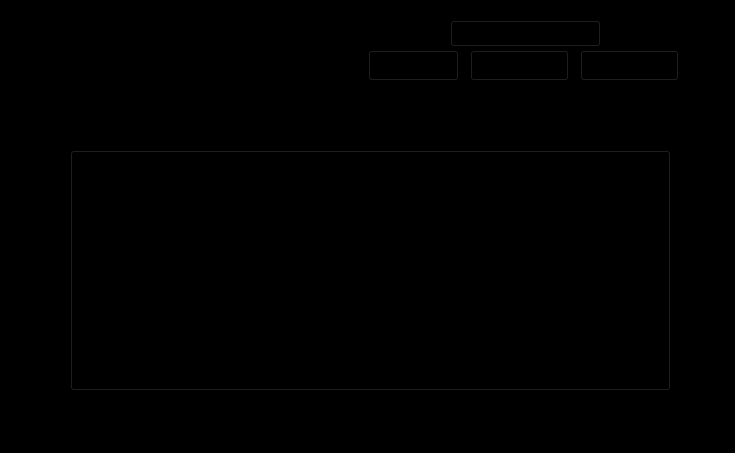
<?xml version="1.0" encoding="UTF-8"?>
<ui version="4.0">
 <class>MainWindow</class>
 <widget class="QMainWindow" name="MainWindow">
  <property name="geometry">
   <rect>
    <x>0</x>
    <y>0</y>
    <width>735</width>
    <height>453</height>
   </rect>
  </property>
  <property name="windowTitle">
   <string>MainWindow</string>
  </property>
  <property name="autoFillBackground">
   <bool>false</bool>
  </property>
  <property name="styleSheet">
   <string notr="true">background-color:black</string>
  </property>
  <widget class="QWidget" name="centralWidget">
   <widget class="QLabel" name="bnet_label">
    <property name="geometry">
     <rect>
      <x>50</x>
      <y>20</y>
      <width>271</width>
      <height>71</height>
     </rect>
    </property>
    <property name="text">
     <string/>
    </property>
    <property name="pixmap">
     <pixmap resource="Resources.qrc">:/image2.jpg</pixmap>
    </property>
    <property name="scaledContents">
     <bool>true</bool>
    </property>
   </widget>
   <widget class="QPushButton" name="shop_button">
    <property name="enabled">
     <bool>true</bool>
    </property>
    <property name="geometry">
     <rect>
      <x>368</x>
      <y>50</y>
      <width>91</width>
      <height>31</height>
     </rect>
    </property>
    <property name="text">
     <string>Shop</string>
    </property>
   </widget>
   <widget class="QPushButton" name="account_button">
    <property name="enabled">
     <bool>true</bool>
    </property>
    <property name="geometry">
     <rect>
      <x>470</x>
      <y>50</y>
      <width>99</width>
      <height>31</height>
     </rect>
    </property>
    <property name="text">
     <string>Account</string>
    </property>
   </widget>
   <widget class="QPushButton" name="explore_button">
    <property name="enabled">
     <bool>true</bool>
    </property>
    <property name="geometry">
     <rect>
      <x>580</x>
      <y>50</y>
      <width>99</width>
      <height>31</height>
     </rect>
    </property>
    <property name="text">
     <string>Explore</string>
    </property>
   </widget>
   <widget class="QPushButton" name="new_button">
    <property name="geometry">
     <rect>
      <x>450</x>
      <y>20</y>
      <width>151</width>
      <height>27</height>
     </rect>
    </property>
    <property name="text">
     <string>Sign Up</string>
    </property>
   </widget>
   <widget class="QPushButton" name="pushButton">
    <property name="geometry">
     <rect>
      <x>70</x>
      <y>150</y>
      <width>601</width>
      <height>241</height>
     </rect>
    </property>
    <property name="text">
     <string/>
    </property>
    <property name="icon">
     <iconset resource="Resources.qrc">
      <normaloff>:/image.png</normaloff>:/image.png</iconset>
    </property>
    <property name="iconSize">
     <size>
      <width>600</width>
      <height>500</height>
     </size>
    </property>
   </widget>
  </widget>
 </widget>
 <layoutdefault spacing="6" margin="11"/>
 <resources>
  <include location="Resources.qrc"/>
 </resources>
 <connections/>
</ui>
